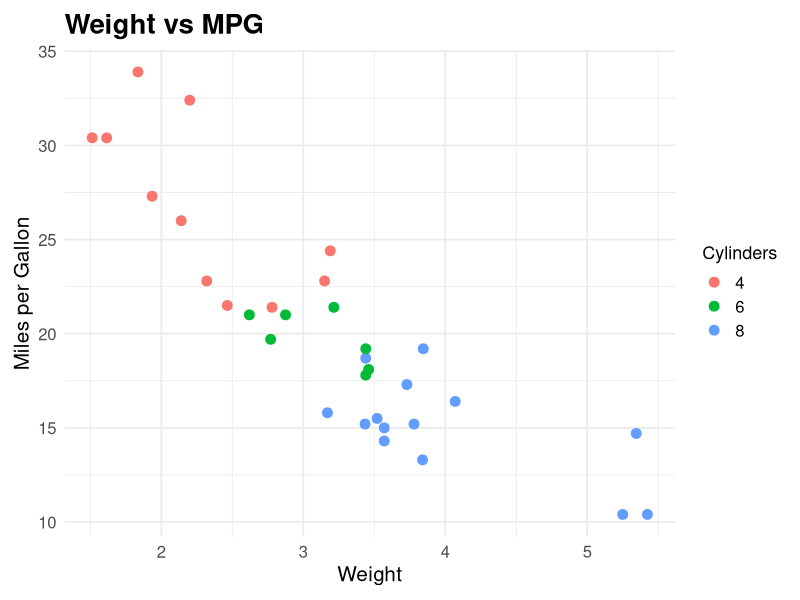
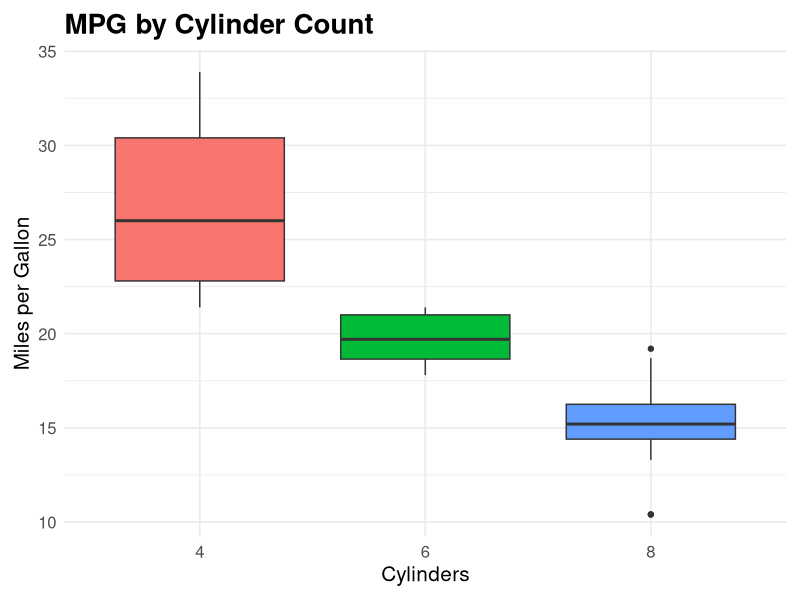

These charts were generated, in order, by the following R code:
# data_visualization_2.R
#' Save scatter plot and boxplot with `ggplot2`.
#'
#' @description Creates 2 PNG plots in `output/`.
#' @output `output/plot_scatter.png`, `output/plot_boxplot.png`

# Create output folder and load ggplot2.
if (!dir.exists("output")) dir.create("output", recursive = TRUE)
if (!requireNamespace("ggplot2", quietly = TRUE)) {
  stop("Package 'ggplot2' is required for data_visualization scripts.", call. = FALSE)
}
library(ggplot2)

# Use one clean theme.
plot_theme <- theme_minimal(base_size = 13) +
  theme(
    plot.title = element_text(size = 20, face = "bold"),
    axis.title = element_text(size = 15),
    axis.text = element_text(size = 12),
    legend.title = element_text(size = 13),
    legend.text = element_text(size = 12),
    plot.margin = margin(10, 10, 10, 10)
  )

# Build scatter plot.
p_scatter <- ggplot(mtcars, aes(x = wt, y = mpg, color = factor(cyl))) +
  geom_point(size = 3) +
  labs(title = "Weight vs MPG", x = "Weight", y = "Miles per Gallon", color = "Cylinders") +
  plot_theme
ggsave("output/plot_scatter.png", p_scatter, width = 7, height = 5, dpi = 300)

# Build boxplot.
p_box <- ggplot(mtcars, aes(x = factor(cyl), y = mpg, fill = factor(cyl))) +
  geom_boxplot() +
  labs(title = "MPG by Cylinder Count", x = "Cylinders", y = "Miles per Gallon") +
  plot_theme +
  theme(legend.position = "none")
ggsave("output/plot_boxplot.png", p_box, width = 7, height = 5, dpi = 300)
